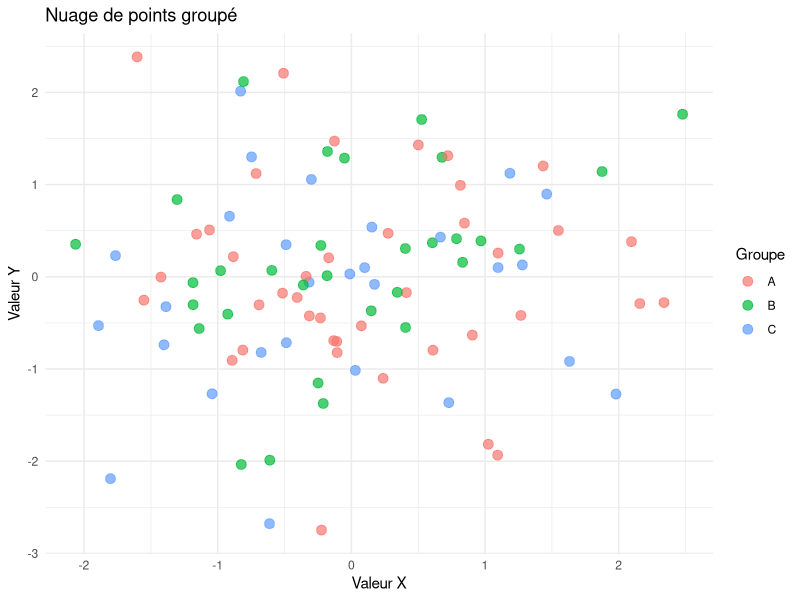

Source code (R):
# Charger les librairies nécessaires
library(ggplot2)

# Créer un jeu de données simple mais visuellement intéressant
data <- data.frame(
  x = rnorm(100),
  y = rnorm(100),
  group = sample(c("A", "B", "C"), 100, replace = TRUE)
)

# Créer un graphique en nuage de points avec ggplot2
p <- ggplot(data, aes(x = x, y = y, color = group)) +
  geom_point(size = 3, alpha = 0.7) +
  theme_minimal() +
  labs(
    title = "Nuage de points groupé",
    x = "Valeur X",
    y = "Valeur Y",
    color = "Groupe"
  )

# Afficher le graphique
print(p)
